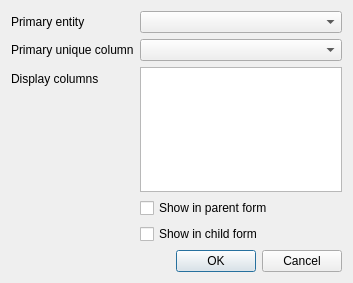
<?xml version="1.0" encoding="UTF-8"?>
<ui version="4.0">
 <class>FKProperty</class>
 <widget class="QDialog" name="FKProperty">
  <property name="geometry">
   <rect>
    <x>0</x>
    <y>0</y>
    <width>353</width>
    <height>283</height>
   </rect>
  </property>
  <property name="windowTitle">
   <string>Foreign key editor</string>
  </property>
  <layout class="QFormLayout" name="formLayout">
   <item row="0" column="0">
    <widget class="QLabel" name="label">
     <property name="maximumSize">
      <size>
       <width>200</width>
       <height>16777215</height>
      </size>
     </property>
     <property name="text">
      <string>Primary entity</string>
     </property>
    </widget>
   </item>
   <item row="0" column="1">
    <widget class="QComboBox" name="cboPrimaryEntity">
     <property name="sizePolicy">
      <sizepolicy hsizetype="Expanding" vsizetype="Fixed">
       <horstretch>1</horstretch>
       <verstretch>0</verstretch>
      </sizepolicy>
     </property>
    </widget>
   </item>
   <item row="1" column="0">
    <widget class="QLabel" name="label_2">
     <property name="sizePolicy">
      <sizepolicy hsizetype="Fixed" vsizetype="Preferred">
       <horstretch>0</horstretch>
       <verstretch>0</verstretch>
      </sizepolicy>
     </property>
     <property name="maximumSize">
      <size>
       <width>200</width>
       <height>16777215</height>
      </size>
     </property>
     <property name="text">
      <string>Primary unique column</string>
     </property>
    </widget>
   </item>
   <item row="1" column="1">
    <widget class="QComboBox" name="cboPrimaryUKey">
     <property name="sizePolicy">
      <sizepolicy hsizetype="Expanding" vsizetype="Fixed">
       <horstretch>1</horstretch>
       <verstretch>0</verstretch>
      </sizepolicy>
     </property>
    </widget>
   </item>
   <item row="2" column="0">
    <widget class="QLabel" name="label_3">
     <property name="text">
      <string>Display columns</string>
     </property>
    </widget>
   </item>
   <item row="2" column="1">
    <widget class="QListView" name="lvDisplayCol">
     <property name="sizePolicy">
      <sizepolicy hsizetype="Expanding" vsizetype="Expanding">
       <horstretch>1</horstretch>
       <verstretch>0</verstretch>
      </sizepolicy>
     </property>
    </widget>
   </item>
   <item row="5" column="1">
    <widget class="QDialogButtonBox" name="buttonBox">
     <property name="orientation">
      <enum>Qt::Horizontal</enum>
     </property>
     <property name="standardButtons">
      <set>QDialogButtonBox::Cancel|QDialogButtonBox::Ok</set>
     </property>
    </widget>
   </item>
   <item row="3" column="1">
    <widget class="QCheckBox" name="show_in_parent_chk">
     <property name="text">
      <string>Show in parent form</string>
     </property>
    </widget>
   </item>
   <item row="4" column="1">
    <widget class="QCheckBox" name="show_in_child_chk">
     <property name="text">
      <string>Show in child form</string>
     </property>
    </widget>
   </item>
  </layout>
 </widget>
 <resources/>
 <connections>
  <connection>
   <sender>buttonBox</sender>
   <signal>accepted()</signal>
   <receiver>FKProperty</receiver>
   <slot>accept()</slot>
   <hints>
    <hint type="sourcelabel">
     <x>248</x>
     <y>254</y>
    </hint>
    <hint type="destinationlabel">
     <x>157</x>
     <y>274</y>
    </hint>
   </hints>
  </connection>
  <connection>
   <sender>buttonBox</sender>
   <signal>rejected()</signal>
   <receiver>FKProperty</receiver>
   <slot>reject()</slot>
   <hints>
    <hint type="sourcelabel">
     <x>316</x>
     <y>260</y>
    </hint>
    <hint type="destinationlabel">
     <x>286</x>
     <y>274</y>
    </hint>
   </hints>
  </connection>
 </connections>
</ui>
